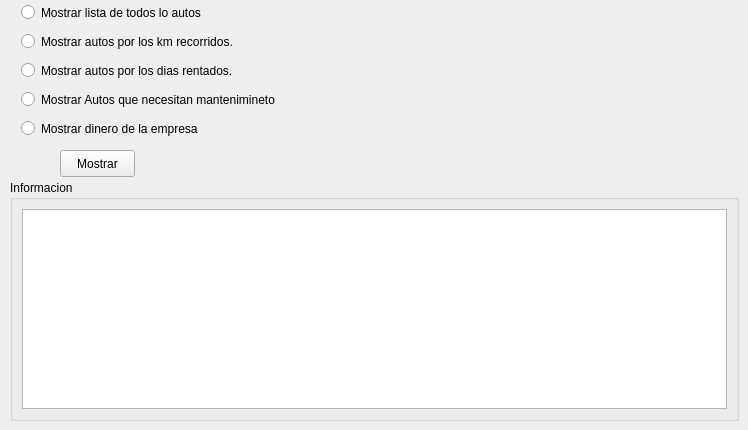
    <widget class="QWidget" name="tab_4">
     <attribute name="title">
      <string>Mostrar</string>
     </attribute>
     <widget class="QGroupBox" name="groupBox">
      <property name="geometry">
       <rect>
        <x>10</x>
        <y>180</y>
        <width>729</width>
        <height>241</height>
       </rect>
      </property>
      <property name="title">
       <string>Informacion</string>
      </property>
      <layout class="QVBoxLayout" name="verticalLayout_3">
       <item>
        <widget class="QTableWidget" name="tableWidgetInformacion"/>
       </item>
      </layout>
     </widget>
     <widget class="QRadioButton" name="radioButtonNecesitanMantenimineto">
      <property name="geometry">
       <rect>
        <x>21</x>
        <y>88</y>
        <width>334</width>
        <height>23</height>
       </rect>
      </property>
      <property name="text">
       <string>Mostrar Autos que necesitan mantenimineto</string>
      </property>
     </widget>
     <widget class="QRadioButton" name="radioButtonMostrarTodosAutos">
      <property name="geometry">
       <rect>
        <x>21</x>
        <y>1</y>
        <width>236</width>
        <height>23</height>
       </rect>
      </property>
      <property name="text">
       <string>Mostrar lista de todos lo autos</string>
      </property>
     </widget>
     <widget class="QRadioButton" name="radioButtonMostrarDias">
      <property name="geometry">
       <rect>
        <x>21</x>
        <y>59</y>
        <width>277</width>
        <height>23</height>
       </rect>
      </property>
      <property name="text">
       <string>Mostrar autos por los dias rentados.</string>
      </property>
     </widget>
     <widget class="QRadioButton" name="radioButtonMostrarCantidadKm">
      <property name="geometry">
       <rect>
        <x>21</x>
        <y>30</y>
        <width>281</width>
        <height>23</height>
       </rect>
      </property>
      <property name="text">
       <string>Mostrar autos por los km recorridos.</string>
      </property>
     </widget>
     <widget class="QPushButton" name="pushButtonMostrar">
      <property name="geometry">
       <rect>
        <x>60</x>
        <y>150</y>
        <width>75</width>
        <height>27</height>
       </rect>
      </property>
      <property name="statusTip">
       <string>Mostrar toda la informacion seleccionada</string>
      </property>
      <property name="text">
       <string>Mostrar</string>
      </property>
     </widget>
     <widget class="QLabel" name="label_27">
      <property name="geometry">
       <rect>
        <x>360</x>
        <y>0</y>
        <width>191</width>
        <height>191</height>
       </rect>
      </property>
      <property name="text">
       <string/>
      </property>
      <property name="pixmap">
       <pixmap resource="imagen.qrc">:/imagenes/Nueva carpeta/ca487eb8109721c594f07a4f8f5babe8.png</pixmap>
      </property>
      <property name="scaledContents">
       <bool>true</bool>
      </property>
     </widget>
     <widget class="QLabel" name="label_28">
      <property name="geometry">
       <rect>
        <x>550</x>
        <y>8</y>
        <width>161</width>
        <height>151</height>
       </rect>
      </property>
      <property name="text">
       <string/>
      </property>
      <property name="pixmap">
       <pixmap resource="imagen.qrc">:/imagenes/463898a0f019621666e6a57d181111f4.jpg</pixmap>
      </property>
      <property name="scaledContents">
       <bool>true</bool>
      </property>
     </widget>
     <widget class="QRadioButton" name="radioButtonMostrarDineroEmpresa">
      <property name="geometry">
       <rect>
        <x>21</x>
        <y>117</y>
        <width>230</width>
        <height>23</height>
       </rect>
      </property>
      <property name="text">
       <string>Mostrar dinero de la empresa</string>
      </property>
     </widget>
    </widget>
